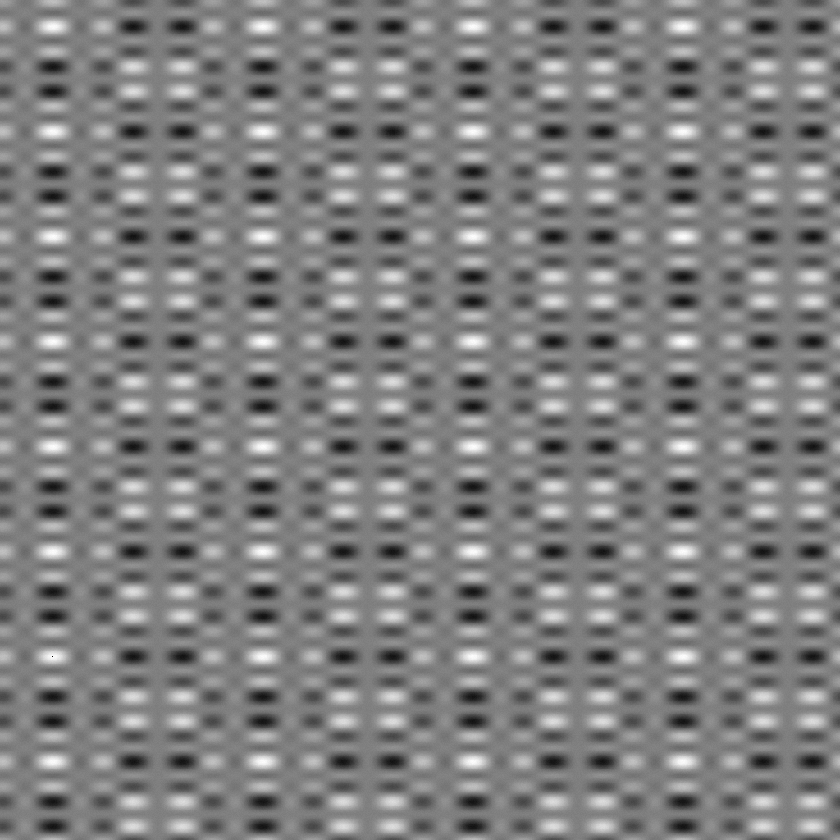
#> input picture fig1.png, 840 x 840 px, shrunk from 1024 x 1024 before the run
$ jupyter execute 'Image FFT Demo.ipynb'
#> lines starting #> are read from the running program, lines starting #| are printed output that depends on the picture
# Image Processing

This Jupyter notebook demonstrates how to import images (not in RAW format) and do spatial Fourier transforms to obtain and display spatial power spectra.

* Press `shift`-`enter` or `shift`-`return` when the cursor in in a cell or the cell is selected to run the code in the cell.
* Run the code cells in order for this demonstration.
* Remember that the order in which you run the cells is important, not the order they appear in the notebook.
* Use this code as an example. Change the files and parameters to fit your needs.

## Import Modules

The cell below to import the numerical and graphing modules and to configure the graphics interface.

[cell 1]
import numpy as np
import matplotlib.pyplot as plt
import PIL

## Importing Images

We use a different function to import JPEG, PNG, TIFF, or other images.

[cell 2]
im = PIL.Image.open('fig1.png')
#> im is the input picture: PIL image 840x840 I;16; min 0, max 65517, mean 32768.3
xmin, ymin, xmax, ymax = im.getbbox()
#> xmin = 0; ymin = 0; xmax = 840; ymax = 840
pic1 = (np.array(im.getdata()).reshape(ymax-ymin, xmax-xmin))
im.close()

[cell 3]
plt.imshow(pic1, origin='lower')

[cell 4]
im = PIL.Image.open('fig2.png')
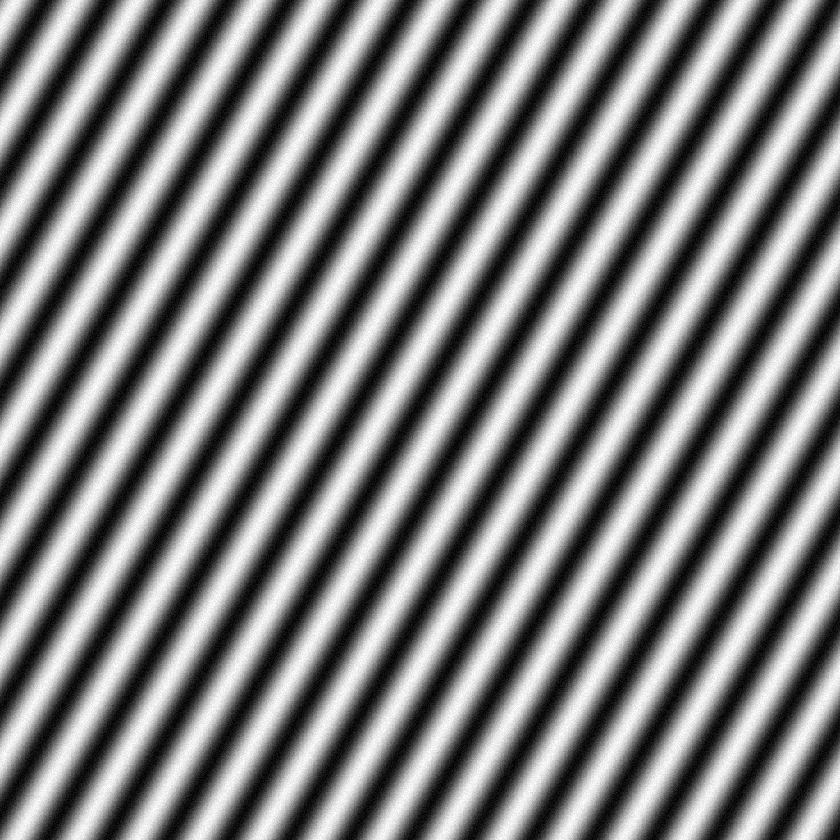
#> input picture fig2.png, 840 x 840 px, shrunk from 1024 x 1024 before the run
#> im is the input picture: PIL image 840x840 I;16; min 3, max 65531, mean 32772.9
xmin, ymin, xmax, ymax = im.getbbox()
pic2 = (np.array(im.getdata()).reshape(ymax-ymin, xmax-xmin))
im.close()

[cell 5]
plt.imshow(pic2,origin='lower')

## pic1 Image Calculations

The cell below gives the shape of `pic1`. The first index is the y size. The second is the x size.

[cell 6]
pic1.shape
#> Out = (840, 840)

The cell below stores the size of the x and y dimensions into variables (with shorter names) so we can use them later.

[cell 7]
Nx = pic1.shape[1]
#> Nx = 840
Ny = pic1.shape[0]
#> Ny = 840

Now we take a 2-D Fourier teansform (transform in both the x and y directions) of `pic1`.

[cell 8]
pic1_fft = np.fft.fft2(pic1)

The cell below calculates the frequency values in the Fourier transform we just did. (We will use these same frequency values for the green and blue channels as well.) Since this is a spatial Fourier transform (the data is a function of position, not time), the frequncy values are called *wavenumbers*.

[cell 9]
xfreqs = np.fft.fftfreq(Nx)
yfreqs = np.fft.fftfreq(Ny)

The two cells below calculate the minimum and maximum power spectrum values for the signal. We take the logarithm of the power spectrum to compress the scale, much like we did for sound.

[cell 10]
np.min(20*np.log10(np.abs(pic1_fft)))
#> Out = 52.21

[cell 11]
np.max(20*np.log10(np.abs(pic1_fft)))
#> Out = 207.3

The cell below shows the red channel spatial power spectrum. We use a decibel scale to compress the range of values much like we did with sound data. We use the standard color map (viridis) instead of the red color map because it is better at displaying a differences in values over a large range. We set the minimum and maximum values on the color scale with the `vmin` and `vmax` parameters in the `ax.imshow` command. (Try setting them to different values.) Notice that most of the large values are near the origin.

[cell 12]
fig, ax = plt.subplots(figsize=(10,8))
cax = ax.imshow(20*np.log10(np.abs(pic1_fft[:Ny//2+1,:Nx//2+1])), origin='lower',
                extent=(xfreqs[0], -xfreqs[Nx//2], yfreqs[0], -yfreqs[Ny//2]),
                vmin=120, vmax=140)
ax.set_xlabel('x Wavenumber')
ax.set_ylabel('y Wavenumber')
fig.colorbar(cax, shrink=0.4, label='PSD (dB)');
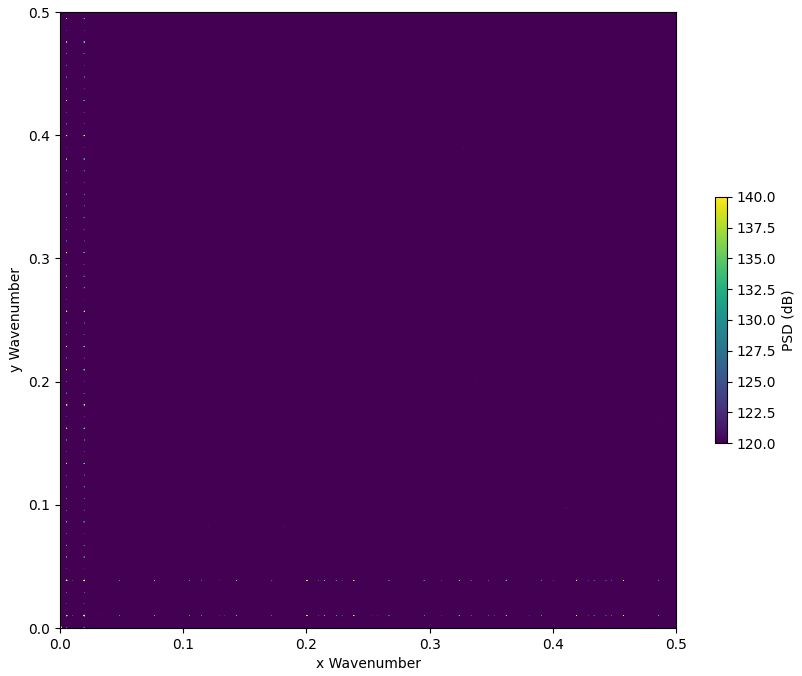
#> figure drawn by matplotlib, 2 panels

We can magnify the plot to show the four peaks in the lower right using the command below.

[cell 13]
fig, ax = plt.subplots(figsize=(10,8))
cax = ax.imshow(20*np.log10(np.abs(pic1_fft[:Ny//2+1,:Nx//2+1])), origin='lower',
                extent=(xfreqs[0], -xfreqs[Nx//2], yfreqs[0], -yfreqs[Ny//2]),
                vmin=100, vmax=140)
ax.set_xlim([0, 0.04])
ax.set_ylim([0, 0.04])
ax.set_aspect('auto')
ax.set_xlabel('x Wavenumber')
ax.set_ylabel('y Wavenumber')
fig.colorbar(cax, shrink=0.4, label='PSD (dB)');
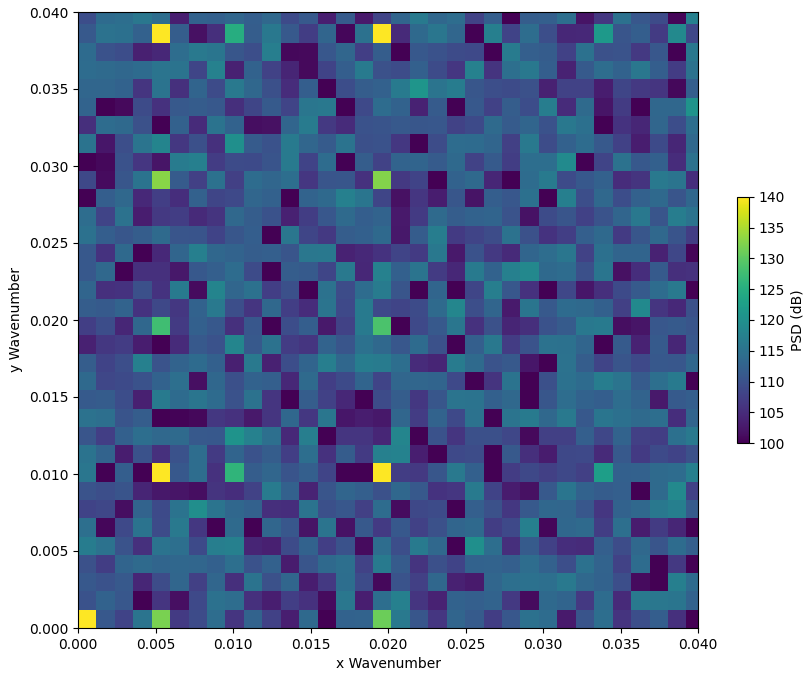
#> figure drawn by matplotlib, 2 panels

Now we use an inverst FFT to reconstruct the original image from the Fourier transform.

[cell 14]
pic1_ifft = np.fft.ifft2(pic1_fft)

[cell 15]
plt.imshow(pic1_ifft.real, origin='lower')
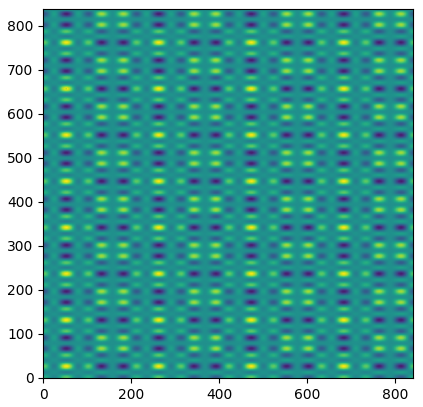
#> figure drawn by matplotlib, 1 panel

Compare the image above to the pic1 image we imported at the beginning.

## pic2 Image Calculations

The cell below gives the shape of `pic2`. The first index is the y size. The second is the x size.

[cell 16]
pic2.shape
#> Out = (840, 840)

The cell below stores the size of the x and y dimensions into variables (with shorter names) so we can use them later.

[cell 17]
Nx = pic2.shape[1]
Ny = pic2.shape[0]

Now we take a 2-D Fourier teansform (transform in both the x and y directions) of `pic1`.

[cell 18]
pic2_fft = np.fft.fft2(pic2)

The cell below calculates the frequency values in the Fourier transform we just did. (We will use these same frequency values for the green and blue channels as well.) Since this is a spatial Fourier transform (the data is a function of position, not time), the frequncy values are called *wavenumbers*.

[cell 19]
xfreqs = np.fft.fftfreq(Nx)
yfreqs = np.fft.fftfreq(Ny)

The two cells below calculate the minimum and maximum power spectrum values for the signal. We take the logarithm of the power spectrum to compress the scale, much like we did for sound.

[cell 20]
np.min(20*np.log10(np.abs(pic2_fft)))
#> Out = 62.14

[cell 21]
np.max(20*np.log10(np.abs(pic2_fft)))
#> Out = 207.3

The cell below shows the red channel spatial power spectrum. We use a decibel scale to compress the range of values much like we did with sound data. We use the standard color map (viridis) instead of the red color map because it is better at displaying a differences in values over a large range. We set the minimum and maximum values on the color scale with the `vmin` and `vmax` parameters in the `ax.imshow` command. (Try setting them to different values.) Notice that most of the large values are near the origin.

[cell 22]
fig, ax = plt.subplots(figsize=(10,8))
cax = ax.imshow(20*np.log10(np.abs(pic2_fft[:Ny//2+1,:Nx//2+1])), origin='lower',
                extent=(xfreqs[0], -xfreqs[Nx//2], yfreqs[0], -yfreqs[Ny//2]),
                vmin=100, vmax=140)
ax.set_xlabel('x Wavenumber')
ax.set_ylabel('y Wavenumber')
fig.colorbar(cax, shrink=0.4, label='PSD (dB)');
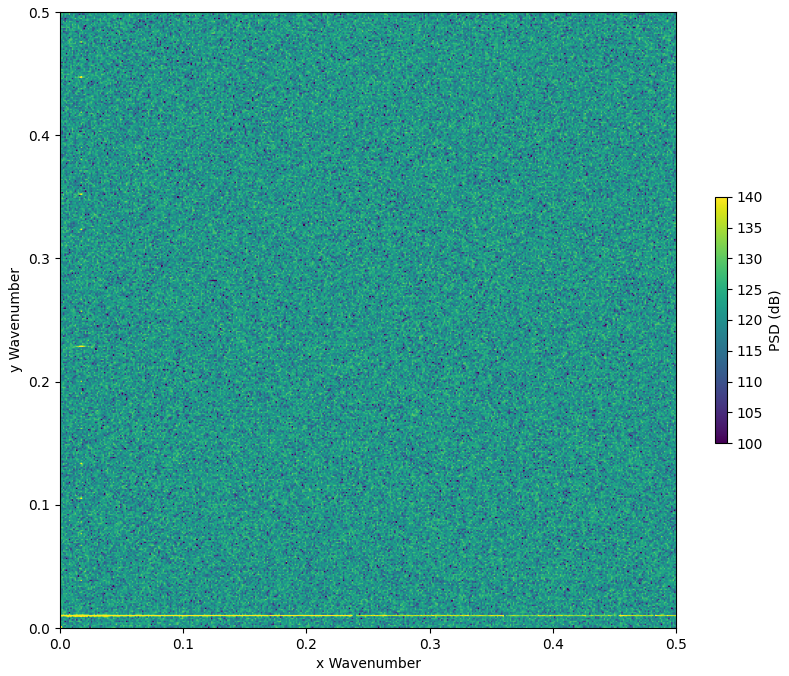
#> figure drawn by matplotlib, 2 panels

We can magnify the plot to show the peak line using the command below.

[cell 23]
fig, ax = plt.subplots(figsize=(10,8))
cax = ax.imshow(20*np.log10(np.abs(pic2_fft[:Ny//2+1,:Nx//2+1])), origin='lower',
                extent=(xfreqs[0], -xfreqs[Nx//2], yfreqs[0], -yfreqs[Ny//2]),
                vmin=100, vmax=140)
ax.set_ylim([0, 0.02])
ax.set_aspect('auto')
ax.set_xlabel('x Wavenumber')
ax.set_ylabel('y Wavenumber')
fig.colorbar(cax, shrink=0.4, label='PSD (dB)');
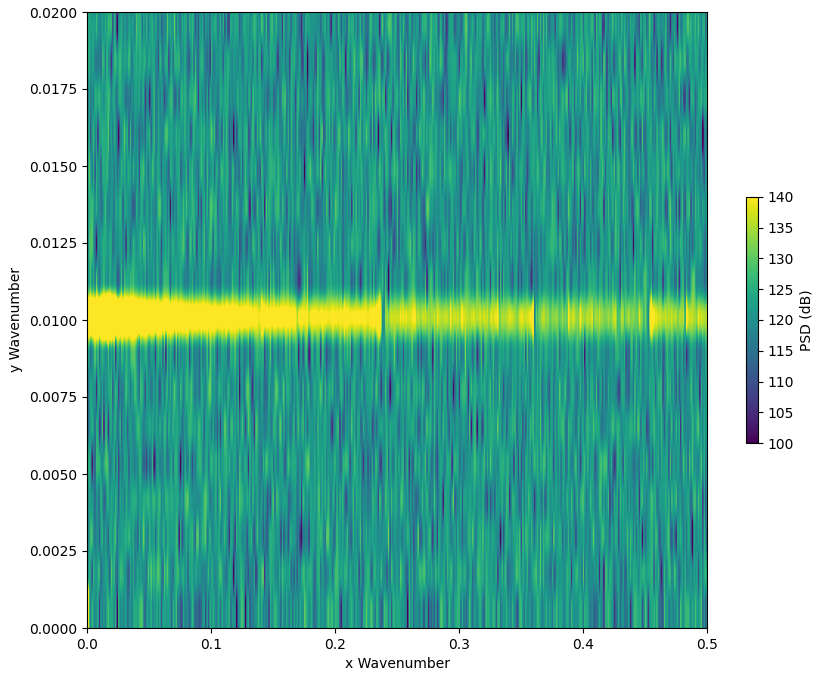
#> figure drawn by matplotlib, 2 panels

Now we use an inverst FFT to reconstruct the original image from the Fourier transform.

[cell 24]
pic2_ifft = np.fft.ifft2(pic2_fft)

[cell 25]
plt.imshow(pic2_ifft.real, origin='lower')
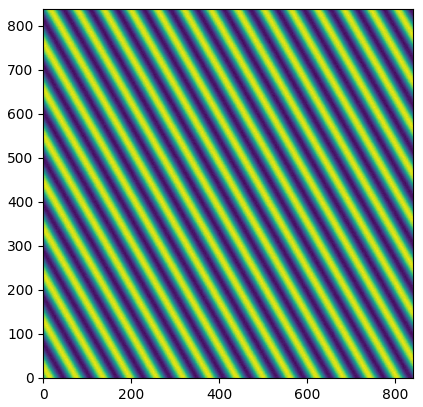
#> figure drawn by matplotlib, 1 panel
